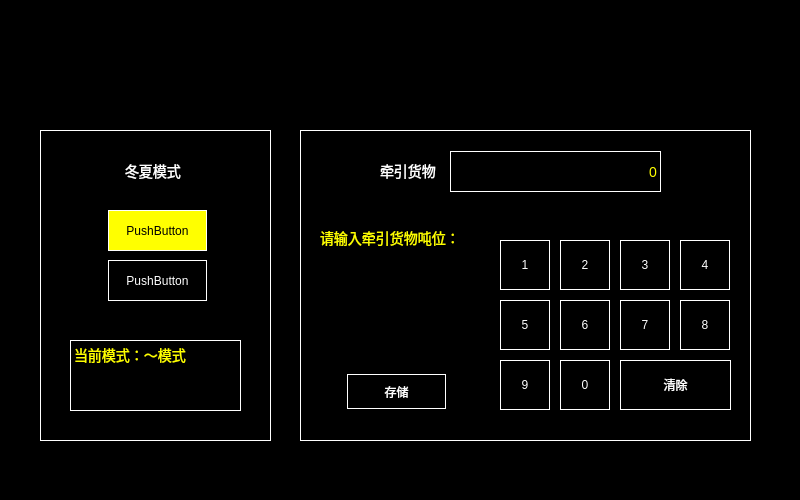
<?xml version="1.0" encoding="UTF-8"?>
<ui version="4.0">
 <class>Settng_Others</class>
 <widget class="QWidget" name="Settng_Others">
  <property name="geometry">
   <rect>
    <x>0</x>
    <y>0</y>
    <width>800</width>
    <height>500</height>
   </rect>
  </property>
  <property name="windowTitle">
   <string>Form</string>
  </property>
  <property name="styleSheet">
   <string notr="true">QWidget
{
background-color:black;
}
QLabel
{
font:14px;
}
QPushButton
{
border:1px solid white;
color:white;
background-color:black;
}</string>
  </property>
  <widget class="QLabel" name="LBL_Border1">
   <property name="geometry">
    <rect>
     <x>40</x>
     <y>130</y>
     <width>231</width>
     <height>311</height>
    </rect>
   </property>
   <property name="styleSheet">
    <string notr="true">border:1px solid white;</string>
   </property>
   <property name="text">
    <string/>
   </property>
  </widget>
  <widget class="QLabel" name="LBL_Border2">
   <property name="geometry">
    <rect>
     <x>300</x>
     <y>130</y>
     <width>451</width>
     <height>311</height>
    </rect>
   </property>
   <property name="styleSheet">
    <string notr="true">border:1px solid white;</string>
   </property>
   <property name="text">
    <string/>
   </property>
  </widget>
  <widget class="QLabel" name="LBL_Tips2">
   <property name="geometry">
    <rect>
     <x>70</x>
     <y>340</y>
     <width>171</width>
     <height>71</height>
    </rect>
   </property>
   <property name="styleSheet">
    <string notr="true">border:1px solid white;
color:rgb(255,255,0);</string>
   </property>
   <property name="text">
    <string>当前模式：～模式</string>
   </property>
   <property name="alignment">
    <set>Qt::AlignLeading|Qt::AlignLeft|Qt::AlignTop</set>
   </property>
  </widget>
  <widget class="QLabel" name="LBL_Tips1">
   <property name="geometry">
    <rect>
     <x>125</x>
     <y>162</y>
     <width>61</width>
     <height>17</height>
    </rect>
   </property>
   <property name="styleSheet">
    <string notr="true">color:white;</string>
   </property>
   <property name="text">
    <string>冬夏模式</string>
   </property>
  </widget>
  <widget class="QPushButton" name="BTN_NormalMode">
   <property name="geometry">
    <rect>
     <x>108</x>
     <y>210</y>
     <width>99</width>
     <height>41</height>
    </rect>
   </property>
   <property name="styleSheet">
    <string notr="true">border:1px solid white;
color:black;
background-color:rgb(255,255,0);</string>
   </property>
   <property name="text">
    <string>PushButton</string>
   </property>
  </widget>
  <widget class="QPushButton" name="BTN_SummerMode">
   <property name="geometry">
    <rect>
     <x>108</x>
     <y>260</y>
     <width>99</width>
     <height>41</height>
    </rect>
   </property>
   <property name="styleSheet">
    <string notr="true">border:1px solid white;
color:white;
background-color:black;</string>
   </property>
   <property name="text">
    <string>PushButton</string>
   </property>
  </widget>
  <widget class="QPushButton" name="Button_Num8">
   <property name="geometry">
    <rect>
     <x>680</x>
     <y>300</y>
     <width>50</width>
     <height>50</height>
    </rect>
   </property>
   <property name="focusPolicy">
    <enum>Qt::NoFocus</enum>
   </property>
   <property name="styleSheet">
    <string notr="true"/>
   </property>
   <property name="text">
    <string>8</string>
   </property>
  </widget>
  <widget class="QPushButton" name="Button_Num2">
   <property name="geometry">
    <rect>
     <x>560</x>
     <y>240</y>
     <width>50</width>
     <height>50</height>
    </rect>
   </property>
   <property name="focusPolicy">
    <enum>Qt::NoFocus</enum>
   </property>
   <property name="styleSheet">
    <string notr="true"/>
   </property>
   <property name="text">
    <string>2</string>
   </property>
  </widget>
  <widget class="QPushButton" name="Button_Num3">
   <property name="geometry">
    <rect>
     <x>620</x>
     <y>240</y>
     <width>50</width>
     <height>50</height>
    </rect>
   </property>
   <property name="focusPolicy">
    <enum>Qt::NoFocus</enum>
   </property>
   <property name="styleSheet">
    <string notr="true"/>
   </property>
   <property name="text">
    <string>3</string>
   </property>
  </widget>
  <widget class="QPushButton" name="Button_Num1">
   <property name="geometry">
    <rect>
     <x>500</x>
     <y>240</y>
     <width>50</width>
     <height>50</height>
    </rect>
   </property>
   <property name="focusPolicy">
    <enum>Qt::NoFocus</enum>
   </property>
   <property name="styleSheet">
    <string notr="true"/>
   </property>
   <property name="text">
    <string>1</string>
   </property>
  </widget>
  <widget class="QPushButton" name="Button_Save">
   <property name="geometry">
    <rect>
     <x>347</x>
     <y>374</y>
     <width>99</width>
     <height>35</height>
    </rect>
   </property>
   <property name="text">
    <string>存储</string>
   </property>
  </widget>
  <widget class="QPushButton" name="Button_Num9">
   <property name="geometry">
    <rect>
     <x>500</x>
     <y>360</y>
     <width>50</width>
     <height>50</height>
    </rect>
   </property>
   <property name="focusPolicy">
    <enum>Qt::NoFocus</enum>
   </property>
   <property name="styleSheet">
    <string notr="true"/>
   </property>
   <property name="text">
    <string>9</string>
   </property>
  </widget>
  <widget class="QPushButton" name="Button_Num7">
   <property name="geometry">
    <rect>
     <x>620</x>
     <y>300</y>
     <width>50</width>
     <height>50</height>
    </rect>
   </property>
   <property name="focusPolicy">
    <enum>Qt::NoFocus</enum>
   </property>
   <property name="styleSheet">
    <string notr="true"/>
   </property>
   <property name="text">
    <string>7</string>
   </property>
  </widget>
  <widget class="QLabel" name="LBL_Tips4">
   <property name="geometry">
    <rect>
     <x>320</x>
     <y>230</y>
     <width>141</width>
     <height>16</height>
    </rect>
   </property>
   <property name="styleSheet">
    <string notr="true">color:rgb(255,255,0);
font:14px;</string>
   </property>
   <property name="text">
    <string>请输入牵引货物吨位：</string>
   </property>
  </widget>
  <widget class="QPushButton" name="Button_Num4">
   <property name="geometry">
    <rect>
     <x>680</x>
     <y>240</y>
     <width>50</width>
     <height>50</height>
    </rect>
   </property>
   <property name="focusPolicy">
    <enum>Qt::NoFocus</enum>
   </property>
   <property name="styleSheet">
    <string notr="true"/>
   </property>
   <property name="text">
    <string>4</string>
   </property>
  </widget>
  <widget class="QPushButton" name="Button_Num0">
   <property name="geometry">
    <rect>
     <x>560</x>
     <y>360</y>
     <width>50</width>
     <height>50</height>
    </rect>
   </property>
   <property name="focusPolicy">
    <enum>Qt::NoFocus</enum>
   </property>
   <property name="styleSheet">
    <string notr="true"/>
   </property>
   <property name="text">
    <string>0</string>
   </property>
  </widget>
  <widget class="QLineEdit" name="Edit_InputWeight">
   <property name="geometry">
    <rect>
     <x>320</x>
     <y>250</y>
     <width>151</width>
     <height>41</height>
    </rect>
   </property>
  </widget>
  <widget class="QPushButton" name="Button_Num5">
   <property name="geometry">
    <rect>
     <x>500</x>
     <y>300</y>
     <width>50</width>
     <height>50</height>
    </rect>
   </property>
   <property name="focusPolicy">
    <enum>Qt::NoFocus</enum>
   </property>
   <property name="styleSheet">
    <string notr="true"/>
   </property>
   <property name="text">
    <string>5</string>
   </property>
  </widget>
  <widget class="QPushButton" name="Button_Clear">
   <property name="geometry">
    <rect>
     <x>620</x>
     <y>360</y>
     <width>111</width>
     <height>50</height>
    </rect>
   </property>
   <property name="text">
    <string>清除</string>
   </property>
  </widget>
  <widget class="QPushButton" name="Button_Num6">
   <property name="geometry">
    <rect>
     <x>560</x>
     <y>300</y>
     <width>50</width>
     <height>50</height>
    </rect>
   </property>
   <property name="focusPolicy">
    <enum>Qt::NoFocus</enum>
   </property>
   <property name="styleSheet">
    <string notr="true"/>
   </property>
   <property name="text">
    <string>6</string>
   </property>
  </widget>
  <widget class="QLabel" name="LBL_Tips3">
   <property name="geometry">
    <rect>
     <x>380</x>
     <y>162</y>
     <width>61</width>
     <height>17</height>
    </rect>
   </property>
   <property name="styleSheet">
    <string notr="true">color:white;</string>
   </property>
   <property name="text">
    <string>牵引货物：</string>
   </property>
  </widget>
  <widget class="QLabel" name="LBL_Tips2_2">
   <property name="geometry">
    <rect>
     <x>450</x>
     <y>151</y>
     <width>211</width>
     <height>41</height>
    </rect>
   </property>
   <property name="styleSheet">
    <string notr="true">border:1px solid white;
color:rgb(255,255,0);</string>
   </property>
   <property name="text">
    <string>0</string>
   </property>
   <property name="alignment">
    <set>Qt::AlignRight|Qt::AlignTrailing|Qt::AlignVCenter</set>
   </property>
  </widget>
 </widget>
 <resources/>
 <connections/>
</ui>
